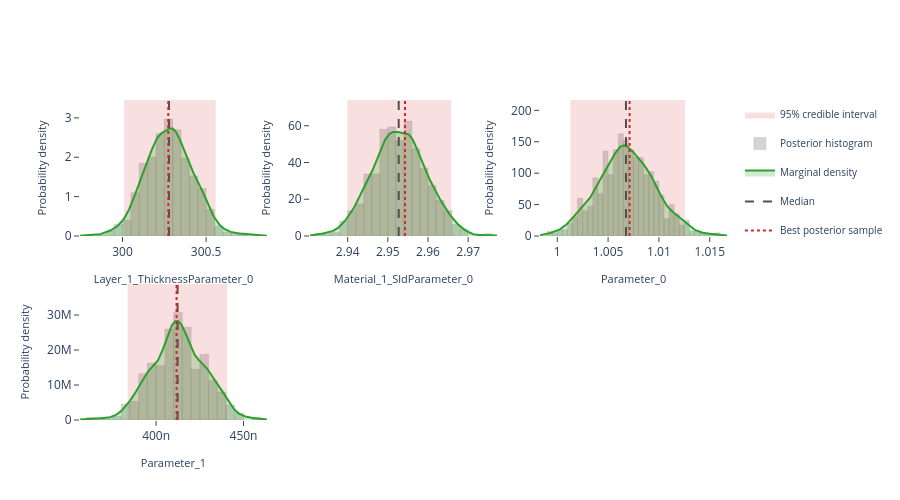

Notebook source saved alongside this figure:
### Markdown cell above
## Interactive posterior plots

The next three cells render the same Plotly figures that are shown on the
Bayesian Posterior tab of the EasyReflectometryApp:

* **Marginals** — per-parameter distribution: histogram + smooth KDE marginal,
  shaded 95% credible interval, and median / best-sample lines
  (`plot_distribution` or `posterior.distribution()`)
* **Corner plot** — pairwise marginals + 2-D contours + scatter (`plot_corner`)
* **Traces** — per-chain trace + marginal histogram (`plot_trace`)

The standalone helpers are called with ``return_figure=True`` so they return a
Plotly ``Figure`` that we render in the notebook with ``fig.show()``; the
``PosteriorResults`` methods return the figure directly.

### Code cell
# ---- Marginal posterior distributions ---------------------------------------
# One panel per free parameter, each overlaying the posterior histogram, a
# smooth Gaussian-KDE marginal, the shaded 95% credible interval, and the
# median / best-sample reference lines.  Mirrors the "Marginals" sub-tab in
# the EasyReflectometryApp.

# The PosteriorResults method passes ``logp`` through automatically so the
# best posterior sample (MAP) line is drawn:
fig = posterior.distribution()
fig.show()

# Standalone equivalent (pass ``logp`` to get the best-sample line):
# fig = plot_distribution(
#     posterior.draws,
#     posterior.param_names,
#     logp=posterior.logp,
#     return_figure=True,
# )
# fig.show()

### Figure 1 — Plotly figure (JSON) as saved in the notebook; plotly's stock layout.template omitted (floating-point values rounded to 4 significant figures; data arrays with more than 128 entries replaced by an {"elided": "..."} marker saying what was removed)
{"data": [{"fill": "toself", "fillcolor": "rgba(214, 39, 40, 0.14)", "hoverinfo": "skip", "legendgroup": "95% credible interval", "line": {"color": "rgba(214, 39, 40, 0.14)", "width": 0}, "mode": "lines", "name": "95% credible interval", "showlegend": true, "type": "scatter", "x": [300.0, 300.6, 300.6, 300.0, 300.0], "xaxis": "x", "y": [0.0, 0.0, 3.455, 3.455, 0.0], "yaxis": "y"}, {"histnorm": "probability density", "hovertemplate": "sample=%{x:.4f}<br>density: %{y:.2f}<extra></extra>", "legendgroup": "histogram", "marker": {"color": "rgba(120, 120, 120, 0.38)", "line": {"color": "rgba(120, 120, 120, 0.24)", "width": 1}}, "name": "Posterior histogram", "nbinsx": 40, "opacity": 0.82, "showlegend": true, "type": "histogram", "x": {"elided": "800 float values"}, "xaxis": "x", "yaxis": "y"}, {"fill": "tozeroy", "fillcolor": "rgba(44, 160, 44, 0.22)", "hovertemplate": "Layer_1_ThicknessParameter_0: %{x:.4f}<br>density: %{y:.4f}<extra></extra>", "legendgroup": "marginal", "line": {"color": "rgb(44, 160, 44)", "width": 2}, "mode": "lines", "name": "Marginal density", "showlegend": true, "type": "scatter", "x": {"elided": "256 float values"}, "xaxis": "x", "y": {"elided": "256 float values"}, "yaxis": "y"}, {"hovertemplate": "Median: %{x:.4f}<extra></extra>", "legendgroup": "Median", "line": {"color": "rgb(80, 80, 80)", "dash": "dash", "width": 2}, "mode": "lines", "name": "Median", "showlegend": true, "type": "scatter", "x": [300.3, 300.3], "xaxis": "x", "y": [0.0, 3.455], "yaxis": "y"}, {"hovertemplate": "Best posterior sample: %{x:.4f}<extra></extra>", "legendgroup": "Best posterior sample", "line": {"color": "rgb(214, 39, 40)", "dash": "dot", "width": 2}, "mode": "lines", "name": "Best posterior sample", "showlegend": true, "type": "scatter", "x": [300.3, 300.3], "xaxis": "x", "y": [0.0, 3.455], "yaxis": "y"}, {"fill": "toself", "fillcolor": "rgba(214, 39, 40, 0.14)", "hoverinfo": "skip", "legendgroup": "95% credible interval", "line": {"color": "rgba(214, 39, 40, 0.14)", "width": 0}, "mode": "lines", "name": "95% credible interval", "showlegend": false, "type": "scatter", "x": [2.94, 2.966, 2.966, 2.94, 2.94], "xaxis": "x2", "y": [0.0, 0.0, 74.04, 74.04, 0.0], "yaxis": "y2"}, {"histnorm": "probability density", "hovertemplate": "sample=%{x:.4f}<br>density: %{y:.2f}<extra></extra>", "legendgroup": "histogram", "marker": {"color": "rgba(120, 120, 120, 0.38)", "line": {"color": "rgba(120, 120, 120, 0.24)", "width": 1}}, "name": "Posterior histogram", "nbinsx": 40, "opacity": 0.82, "showlegend": false, "type": "histogram", "x": {"elided": "800 float values"}, "xaxis": "x2", "yaxis": "y2"}, {"fill": "tozeroy", "fillcolor": "rgba(44, 160, 44, 0.22)", "hovertemplate": "Material_1_SldParameter_0: %{x:.4f}<br>density: %{y:.4f}<extra></extra>", "legendgroup": "marginal", "line": {"color": "rgb(44, 160, 44)", "width": 2}, "mode": "lines", "name": "Marginal density", "showlegend": false, "type": "scatter", "x": {"elided": "256 float values"}, "xaxis": "x2", "y": {"elided": "256 float values"}, "yaxis": "y2"}, {"hovertemplate": "Median: %{x:.4f}<extra></extra>", "legendgroup": "Median", "line": {"color": "rgb(80, 80, 80)", "dash": "dash", "width": 2}, "mode": "lines", "name": "Median", "showlegend": false, "type": "scatter", "x": [2.953, 2.953], "xaxis": "x2", "y": [0.0, 74.04], "yaxis": "y2"}, {"hovertemplate": "Best posterior sample: %{x:.4f}<extra></extra>", "legendgroup": "Best posterior sample", "line": {"color": "rgb(214, 39, 40)", "dash": "dot", "width": 2}, "mode": "lines", "name": "Best posterior sample", "showlegend": false, "type": "scatter", "x": [2.954, 2.954], "xaxis": "x2", "y": [0.0, 74.04], "yaxis": "y2"}, {"fill": "toself", "fillcolor": "rgba(214, 39, 40, 0.14)", "hoverinfo": "skip", "legendgroup": "95% credible interval", "line": {"color": "rgba(214, 39, 40, 0.14)", "width": 0}, "mode": "lines", "name": "95% credible interval", "showlegend": false, "type": "scatter", "x": [1.001, 1.013, 1.013, 1.001, 1.001], "xaxis": "x3", "y": [0.0, 0.0, 216.5, 216.5, 0.0], "yaxis": "y3"}, {"histnorm": "probability density", "hovertemplate": "sample=%{x:.4f}<br>density: %{y:.2f}<extra></extra>", "legendgroup": "histogram", "marker": {"color": "rgba(120, 120, 120, 0.38)", "line": {"color": "rgba(120, 120, 120, 0.24)", "width": 1}}, "name": "Posterior histogram", "nbinsx": 40, "opacity": 0.82, "showlegend": false, "type": "histogram", "x": {"elided": "800 float values"}, "xaxis": "x3", "yaxis": "y3"}, {"fill": "tozeroy", "fillcolor": "rgba(44, 160, 44, 0.22)", "hovertemplate": "Parameter_0: %{x:.4f}<br>density: %{y:.4f}<extra></extra>", "legendgroup": "marginal", "line": {"color": "rgb(44, 160, 44)", "width": 2}, "mode": "lines", "name": "Marginal density", "showlegend": false, "type": "scatter", "x": {"elided": "256 float values"}, "xaxis": "x3", "y": {"elided": "256 float values"}, "yaxis": "y3"}, {"hovertemplate": "Median: %{x:.4f}<extra></extra>", "legendgroup": "Median", "line": {"color": "rgb(80, 80, 80)", "dash": "dash", "width": 2}, "mode": "lines", "name": "Median", "showlegend": false, "type": "scatter", "x": [1.007, 1.007], "xaxis": "x3", "y": [0.0, 216.5], "yaxis": "y3"}, {"hovertemplate": "Best posterior sample: %{x:.4f}<extra></extra>", "legendgroup": "Best posterior sample", "line": {"color": "rgb(214, 39, 40)", "dash": "dot", "width": 2}, "mode": "lines", "name": "Best posterior sample", "showlegend": false, "type": "scatter", "x": [1.007, 1.007], "xaxis": "x3", "y": [0.0, 216.5], "yaxis": "y3"}, {"fill": "toself", "fillcolor": "rgba(214, 39, 40, 0.14)", "hoverinfo": "skip", "legendgroup": "95% credible interval", "line": {"color": "rgba(214, 39, 40, 0.14)", "width": 0}, "mode": "lines", "name": "95% credible interval", "showlegend": false, "type": "scatter", "x": [3.837e-07, 4.407e-07, 4.407e-07, 3.837e-07, 3.837e-07], "xaxis": "x4", "y": [0.0, 0.0, 38870000.0, 38870000.0, 0.0], "yaxis": "y4"}, {"histnorm": "probability density", "hovertemplate": "sample=%{x:.4f}<br>density: %{y:.2f}<extra></extra>", "legendgroup": "histogram", "marker": {"color": "rgba(120, 120, 120, 0.38)", "line": {"color": "rgba(120, 120, 120, 0.24)", "width": 1}}, "name": "Posterior histogram", "nbinsx": 40, "opacity": 0.82, "showlegend": false, "type": "histogram", "x": {"elided": "800 float values"}, "xaxis": "x4", "yaxis": "y4"}, {"fill": "tozeroy", "fillcolor": "rgba(44, 160, 44, 0.22)", "hovertemplate": "Parameter_1: %{x:.4f}<br>density: %{y:.4f}<extra></extra>", "legendgroup": "marginal", "line": {"color": "rgb(44, 160, 44)", "width": 2}, "mode": "lines", "name": "Marginal density", "showlegend": false, "type": "scatter", "x": {"elided": "256 float values"}, "xaxis": "x4", "y": {"elided": "256 float values"}, "yaxis": "y4"}, {"hovertemplate": "Median: %{x:.4f}<extra></extra>", "legendgroup": "Median", "line": {"color": "rgb(80, 80, 80)", "dash": "dash", "width": 2}, "mode": "lines", "name": "Median", "showlegend": false, "type": "scatter", "x": [4.123e-07, 4.123e-07], "xaxis": "x4", "y": [0.0, 38870000.0], "yaxis": "y4"}, {"hovertemplate": "Best posterior sample: %{x:.4f}<extra></extra>", "legendgroup": "Best posterior sample", "line": {"color": "rgb(214, 39, 40)", "dash": "dot", "width": 2}, "mode": "lines", "name": "Best posterior sample", "showlegend": false, "type": "scatter", "x": [4.117e-07, 4.117e-07], "xaxis": "x4", "y": [0.0, 38870000.0], "yaxis": "y4"}], "layout": {"barmode": "overlay", "height": 500, "legend": {"font": {"size": 10}}, "plot_bgcolor": "white", "showlegend": true, "xaxis": {"anchor": "y", "domain": [0.0, 0.2889], "range": [299.7, 300.9], "showgrid": false, "ticks": "outside", "title": {"font": {"size": 11}, "text": "Layer_1_ThicknessParameter_0"}, "zeroline": false}, "xaxis2": {"anchor": "y2", "domain": [0.3556, 0.6444], "range": [2.931, 2.977], "showgrid": false, "ticks": "outside", "title": {"font": {"size": 11}, "text": "Material_1_SldParameter_0"}, "zeroline": false}, "xaxis3": {"anchor": "y3", "domain": [0.7111, 1.0], "range": [0.9983, 1.017], "showgrid": false, "ticks": "outside", "title": {"font": {"size": 11}, "text": "Parameter_0"}, "zeroline": false}, "xaxis4": {"anchor": "y4", "domain": [0.0, 0.2889], "range": [3.564e-07, 4.634e-07], "showgrid": false, "ticks": "outside", "title": {"font": {"size": 11}, "text": "Parameter_1"}, "zeroline": false}, "xaxis5": {"anchor": "y5", "domain": [0.3556, 0.6444], "showgrid": false, "ticks": "outside", "zeroline": false}, "xaxis6": {"anchor": "y6", "domain": [0.7111, 1.0], "showgrid": false, "ticks": "outside", "zeroline": false}, "yaxis": {"anchor": "x", "domain": [0.575, 1.0], "range": [0.0, 3.455], "showgrid": false, "ticks": "outside", "title": {"font": {"size": 11}, "text": "Probability density"}, "zeroline": false}, "yaxis2": {"anchor": "x2", "domain": [0.575, 1.0], "range": [0.0, 74.04], "showgrid": false, "ticks": "outside", "title": {"font": {"size": 11}, "text": "Probability density"}, "zeroline": false}, "yaxis3": {"anchor": "x3", "domain": [0.575, 1.0], "range": [0.0, 216.5], "showgrid": false, "ticks": "outside", "title": {"font": {"size": 11}, "text": "Probability density"}, "zeroline": false}, "yaxis4": {"anchor": "x4", "domain": [0.0, 0.425], "range": [0.0, 38870000.0], "showgrid": false, "ticks": "outside", "title": {"font": {"size": 11}, "text": "Probability density"}, "zeroline": false}, "yaxis5": {"anchor": "x5", "domain": [0.0, 0.425], "showgrid": false, "ticks": "outside", "zeroline": false}, "yaxis6": {"anchor": "x6", "domain": [0.0, 0.425], "showgrid": false, "ticks": "outside", "zeroline": false}}}
